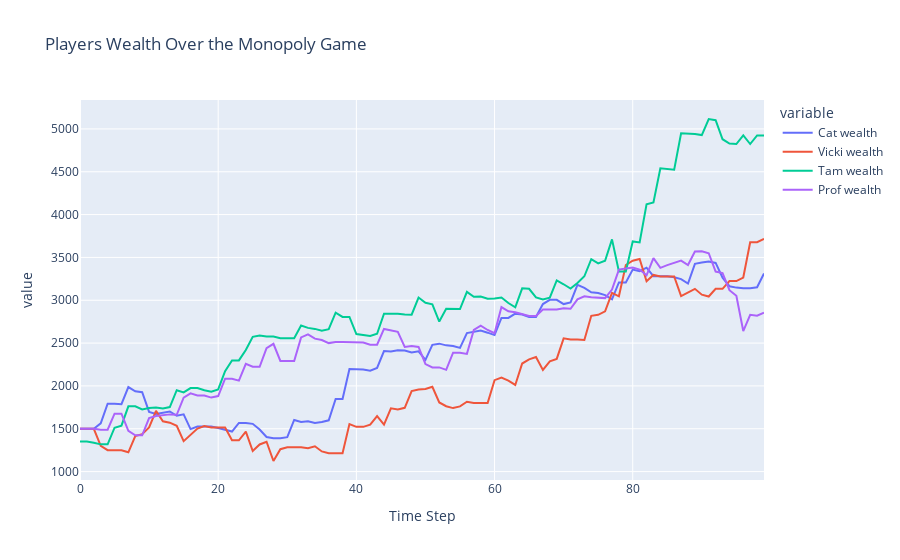

The notebook cell this image was saved under:
### Code cell
df = pd.DataFrame({'Time Step': range(len(wealth[0])), 'Cat wealth': wealth[0], 'Vicki wealth': wealth[1], 
                   'Tam wealth': wealth[2], 'Prof wealth': wealth[3]})
fig = px.line(df, x='Time Step', y=['Cat wealth', 'Vicki wealth', 'Tam wealth', 'Prof wealth'], title='Players Wealth Over the Monopoly Game')
fig.show()
